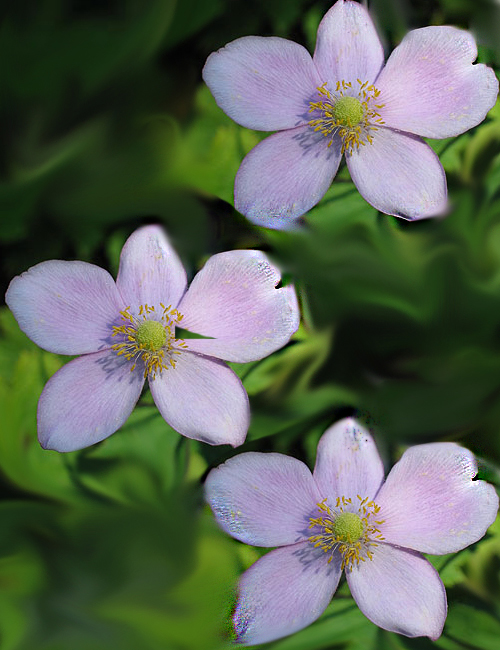
%> input picture 1.bmp, 500 x 650 px
$ octave --eval "result = SegmentFlowers(imread('1.bmp'));"   (GNU Octave 9; MATLAB toolbox functions it lacks are replaced by stand-ins)
%> lines starting %> are read from the running program, lines starting %| are printed output that depends on the picture; in (x1, y1, x2, y2) boxes, pixels count from 0 and x2, y2 are one past the last pixel; in counts of white or black regions, pixels touching at a corner belong together; the program's own positions count from 1
function [NumberOfFlowers, NumberOfPetalsPerFlower] = SegmentFlowers(InputImage)
%UNTITLED Summary of this function goes here
%   Detailed explanation goes here
    NumberOfFlowers = 0;
    h = fspecial('gaussian', [3 3], 2);
    InputImage = imfilter(InputImage,h);
    I = graythresh(rgb2gray(InputImage));
%> I = 0.431
    bw = im2bw(InputImage, I);
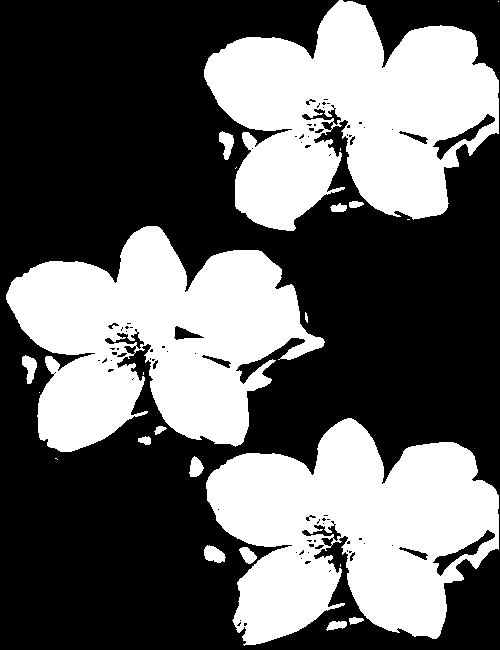
%> bw: size 650x500 logical; 39.4% white; 23 white regions (8 under 20 px), largest, box (x1, y1, x2, y2) and area: (204, 0, 499, 231) 42333, (6, 226, 325, 452) 42058, (206, 418, 499, 646) 41815
%     SE = strel('disk', 12);
%     bw = imdilate(bw, SE);
    % figure, imshow(bw);
    tmp = bw;
    CC = bwconncomp(bw);
%> CC = 23 connected components
    numPixels = cellfun(@numel,CC.PixelIdxList);
%> numPixels = 23 values, max 42333 at index 9, min 1 at index 3, mean 5565.2
    [L W] = size(bw);
%> L = 650; W = 500
    for ind = 1: CC.NumObjects
       if(numPixels(1, ind) >= (L*W)/20)
           NumberOfFlowers = NumberOfFlowers + 1;
           tmp(CC.PixelIdxList{ind}) = 0;
       end
    end
%> this loop made 23 passes
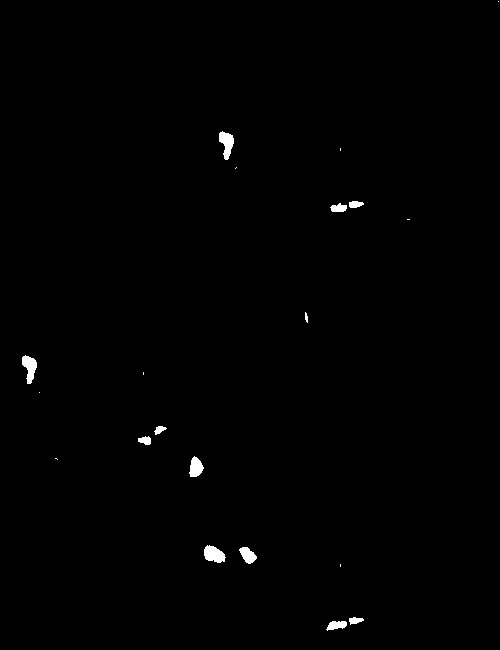
%> tmp: size 650x500 logical; 0.55% white; 20 white regions (8 under 20 px), largest, box (x1, y1, x2, y2) and area: (204, 545, 226, 563) 273, (219, 131, 234, 160) 260, (22, 355, 37, 384) 258
%> `result = SegmentFlowers(imread('1.bmp'));`: result = 3
    %flowers = bw - tmp;

    %figure, imshow(flowers);
    NumberOfPetalsPerFlower = 1;

end

$ run again, on 2.bmp
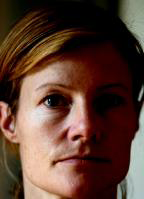
%> input picture 2.bmp, 144 x 199 px
%> I = 0.376
%> in SegmentFlowers, `bw = im2bw(InputImage, I);`:
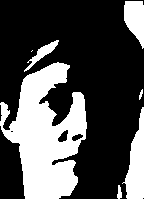
%> bw: size 199x144 logical; 31.3% white; 7 white regions (1 under 20 px), largest, box (x1, y1, x2, y2) and area: (0, 62, 87, 199) 6836, (122, 107, 144, 199) 1111, (124, 1, 144, 49) 673, (24, 40, 59, 72) 272, (117, 185, 122, 199) 49, (139, 89, 143, 100) 24
%> CC = 7 connected components
%> numPixels = [6836 272 2 49 1111 673 24]
%> the loop in SegmentFlowers, `for ind = 1: CC.NumObjects` made 7 passes
%> NumberOfFlowers on pass 1: 1
%> after the loop in SegmentFlowers, `for ind = 1: CC.NumObjects`:
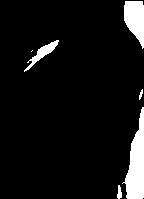
%> tmp: size 199x144 logical; 7.4% white; 6 white regions (1 under 20 px), largest, box (x1, y1, x2, y2) and area: (122, 107, 144, 199) 1111, (124, 1, 144, 49) 673, (24, 40, 59, 72) 272, (117, 185, 122, 199) 49, (139, 89, 143, 100) 24
%> result = 1

$ run again, on 4.bmp
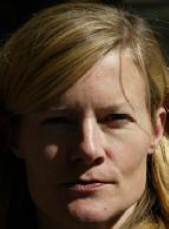
%> input picture 4.bmp, 169 x 229 px
%> I = 0.337
%> in SegmentFlowers, `bw = im2bw(InputImage, I);`:
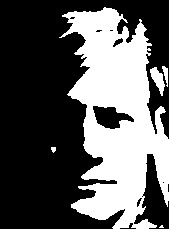
%> bw: size 229x169 logical; 36.2% white; 5 white regions (1 under 20 px), largest, box (x1, y1, x2, y2) and area: (59, 7, 169, 229) 13689, (150, 67, 165, 96) 216, (162, 66, 168, 87) 67, (51, 147, 56, 153) 23
%> CC = 5 connected components
%> numPixels = [23 13689 216 10 67]
%> the loop in SegmentFlowers, `for ind = 1: CC.NumObjects` made 5 passes
%> NumberOfFlowers on pass 2: 1
%> after the loop in SegmentFlowers, `for ind = 1: CC.NumObjects`:
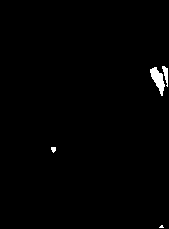
%> tmp: size 229x169 logical; 0.82% white; 4 white regions (1 under 20 px), largest, box (x1, y1, x2, y2) and area: (150, 67, 165, 96) 216, (162, 66, 168, 87) 67, (51, 147, 56, 153) 23
%> result = 1

$ run again, on 5.bmp
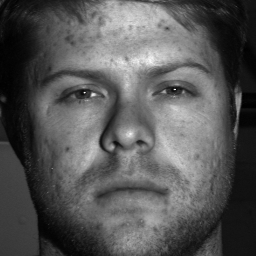
%> input picture 5.bmp, 256 x 256 px
%> I = 0.341
%> in SegmentFlowers, `bw = im2bw(InputImage, I);`:
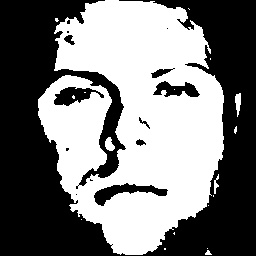
%> bw: size 256x256 logical; 48.3% white; 18 white regions (13 under 20 px), largest, box (x1, y1, x2, y2) and area: (38, 0, 224, 255) 31354, (235, 93, 241, 117) 97, (105, 137, 115, 151) 95, (214, 174, 219, 194) 49, (205, 250, 212, 255) 22
%> CC = 18 connected components
%> numPixels = 18 values, max 31354 at index 1, min 1 at index 4, mean 1759.7
%> the loop in SegmentFlowers, `for ind = 1: CC.NumObjects` made 18 passes
%> NumberOfFlowers on pass 1: 1
%> after the loop in SegmentFlowers, `for ind = 1: CC.NumObjects`:
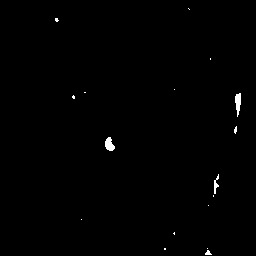
%> tmp: size 256x256 logical; 0.49% white; 17 white regions (13 under 20 px), largest, box (x1, y1, x2, y2) and area: (235, 93, 241, 117) 97, (105, 137, 115, 151) 95, (214, 174, 219, 194) 49, (205, 250, 212, 255) 22
%> result = 1
